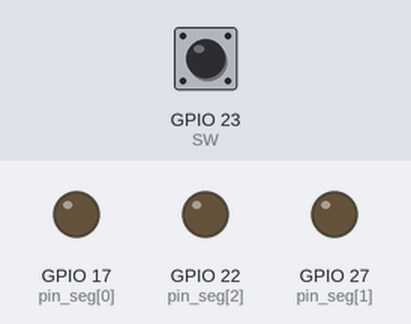
Bench run of a program on a simulated Raspberry Pi (BCM pin numbers). On the bench: output pins drawn as LEDs (lit = HIGH). The inputs (shaded band) are chosen by the test bench; at power-on: GPIO 23 (SW) HIGH.

Above: at 1.2 s.
1.3 s: GPIO 23 (SW) pulsed LOW 5 times (0.12 s each, 0.3 s apart)
At 3.8 s:
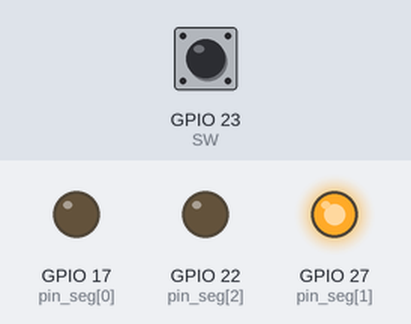
4.3 s: GPIO 23 (SW) pulled LOW for 0.15 s
At 5.1 s:
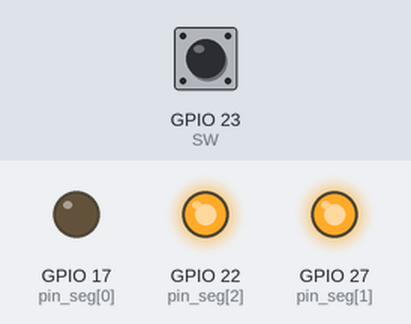
5.9 s: GPIO 23 (SW) pulled LOW for 1 s
At 6.4 s:
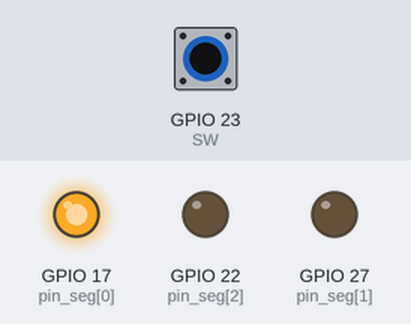
8.4 s: GPIO 23 (SW) pulled LOW for 0.15 s
At 9.5 s:
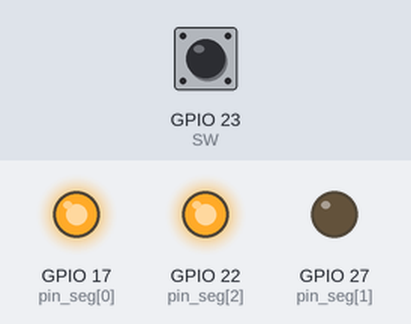
10.0 s: GPIO 23 (SW) pulled LOW for 3.2 s
At 10.7 s:
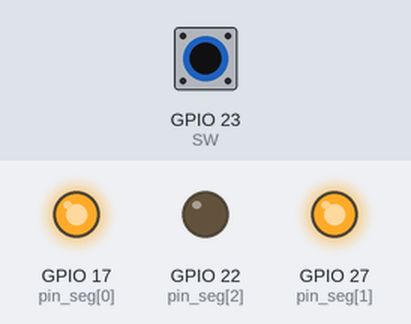
14.7 s: GPIO 23 (SW) pulled LOW for 0.15 s
At 15.5 s:
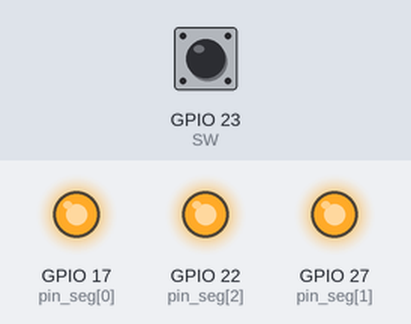
Timing chart, 0 to 17.3 s (numbered marks = the images above; inputs shaded):
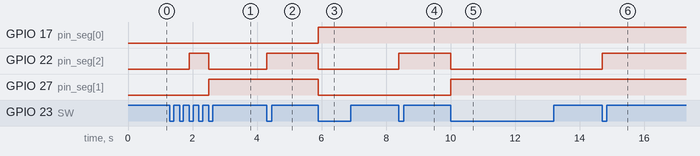

Measured:
- after the input at 1.3 s, GPIO 22 (pin_seg[2]): LOW → HIGH after 0.60 s, → LOW 0.60 s later; GPIO 27 (pin_seg[1]): LOW → HIGH after 1.2 s
- after the input at 4.3 s, GPIO 22 (pin_seg[2]): LOW → HIGH at once
- after the input at 5.9 s, GPIO 17 (pin_seg[0]): LOW → HIGH at once; GPIO 22 (pin_seg[2]), GPIO 27 (pin_seg[1]): HIGH → LOW at once
- after the input at 8.4 s, GPIO 22 (pin_seg[2]): LOW → HIGH at once
- after the input at 10.0 s, GPIO 22 (pin_seg[2]): HIGH → LOW at once; GPIO 27 (pin_seg[1]): LOW → HIGH at once
- after the input at 14.7 s, GPIO 22 (pin_seg[2]): LOW → HIGH at once

The program:

6_4.py
```python
import RPi.GPIO as GPIO
import time

pin_seg = [17,27,22]

SW = 23

GPIO.setmode(GPIO.BCM)
GPIO.setup(pin_seg, GPIO.OUT)
GPIO.setup(SW, GPIO.IN, pull_up_down = GPIO.PUD_UP)

try:
    while True:
        for i in range(2):
            for j in range(2):
                for k in range(2):
                    if GPIO.wait_for_edge(SW, GPIO.FALLING):
                        GPIO.output(pin_seg[0], i)
                        GPIO.output(pin_seg[1], j)
                        GPIO.output(pin_seg[2], k)
                    time.sleep(0.5)
except KeyboardInterrupt:
    GPIO.cleanup()

print("\nBye…")
```
